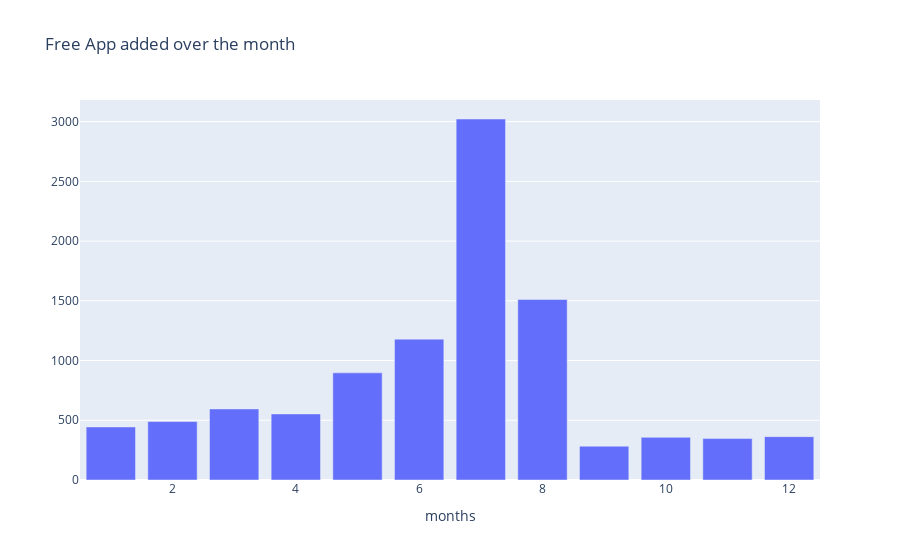

The code cell stored with this chart in its notebook:
### Markdown cell above
# Why google like month of July most !?

### Code cell
col='month_added'
v1=d1[col].value_counts().reset_index()
v1=v1.rename(columns={col:'count','index':col})
v1['percent']=v1['count'].apply(lambda x : 100*x/sum(v1['count']))
v1=v1.sort_values(col)
trace1 = go.Bar(x=v1[col], y=v1["count"], name="Free", marker=dict())
layout={'title':"Free App added over the month",'xaxis':{'title':"months"}}
fig = go.Figure(data=[trace1], layout=layout)
iplot(fig)

### Figure 1 — Plotly figure (JSON) as saved in the notebook; plotly's stock layout.template omitted (floating-point values rounded to 4 significant figures)
{"data": [{"name": "Free", "type": "bar", "x": [1, 2, 3, 4, 5, 6, 7, 8, 9, 10, 11, 12], "y": [444, 489, 595, 553, 897, 1179, 3022, 1511, 283, 357, 347, 363]}], "layout": {"title": {"text": "Free App added over the month"}, "xaxis": {"title": {"text": "months"}}}}
